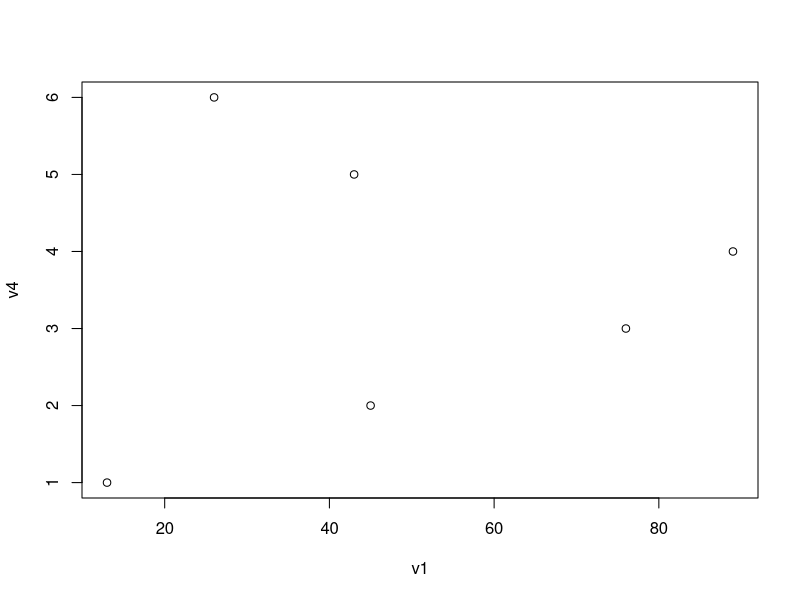

Reproduce this figure in R. (Note: this script raises an error after producing the figure.)
v1 <- c(13,45,76,89,43,26)
v2 <- c(TRUE,FALSE,TRUE,FALSE,FALSE,FALSE)
v3 <- c('Abel','John','Tom')
v1[2]
v1[3:5]
v1[-3]
v1[-5]
v1[v2]
v1[c(2,6)]
v1[c(1,3,5)]
v1[-2:-4]
names(v3) <- c('F','S','T')
v3
v3[c('F')]
v3[c('S','T')]
v4 <- c(1,2,3,4,5,6)
v1+v4
v1-v4
v1*v4
v1/v4
mean(v1)
median(v1)
sd(v1)
cor(v1,v4)
plot(v1,v4)
v5 <- c('a'=34,'b'=67,'c'=89,'d'=54)
v5
v5[c('a','d')]
v5[3]/v1[2]
v5['a']
v5['c']/v1[2]
ls()
history(5)
options(digits=3)
v6 <- runif(3)
v6
v7 <- runif(3)*10
v7
v5[3] = 97
v5
v5['c'] = 102
v5
v5[c(2,3)] = c(500,600)
v5
v5[v5>100]
v5[v5>35 & v5<600]
v8 <- 'seaborn'
v8[2] # gives NA
length(v8) # gives 1
v9 <- substr(v8,4,6)
v9
v10 <- substr(v8,1,3)
v10
v5
sort(v5)
order(v5)
v5[order(v5)]
v11 <- rep(47,5)
v11
v12 <- rep(c(4,2,3),3)
v12
v13 <- rep(c(4,2,3),c(1,2,3))
v13
v14 <- paste(1:5,16:20,sep='-')
v14
v15 <- paste('a',1:5,sep='-')
v15
